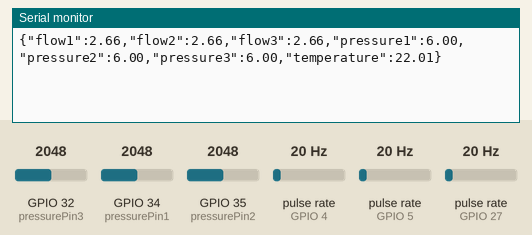
Recording of a sketch running on a simulated ESP32. On the bench: the last lines printed to the serial monitor. Wiring (inferred from the names in the program): 3 × pulse sensor: data GPIO 4 / data GPIO 5 / data GPIO 27. The inputs (shaded band) are chosen by the test bench; at power-on: pulse rate (sensors on GPIO 4, GPIO 5, GPIO 27) 20 Hz, GPIO 32 (pressurePin3) = 2048, GPIO 34 (pressurePin1) = 2048, GPIO 35 (pressurePin2) = 2048.

Above: at 1.2 s.
1.3 s: pulse rate (sensor on GPIO 4) set to 4 Hz
At 2.6 s:
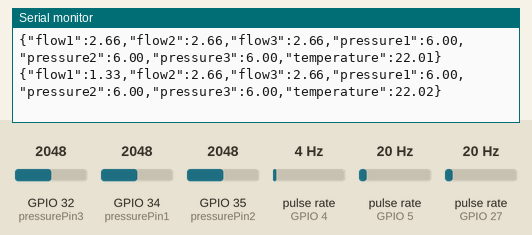
2.8 s: pulse rate (sensor on GPIO 5) set to 4 Hz
At 3.5 s:
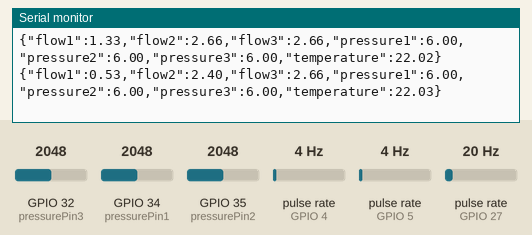
4.3 s: pulse rate (sensor on GPIO 27) set to 4 Hz
At 5.4 s:
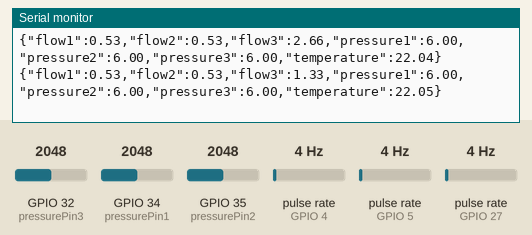
5.8 s: GPIO 32 (pressurePin3) set to 2866
At 6.4 s:
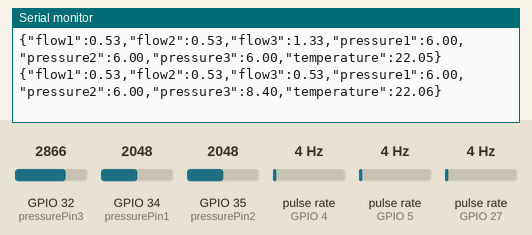
7.3 s: GPIO 34 (pressurePin1) set to 2866
At 8.6 s:
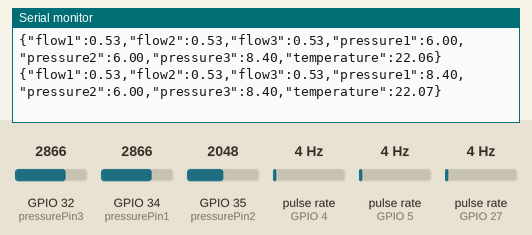
8.8 s: GPIO 35 (pressurePin2) set to 2866
At 9.9 s:
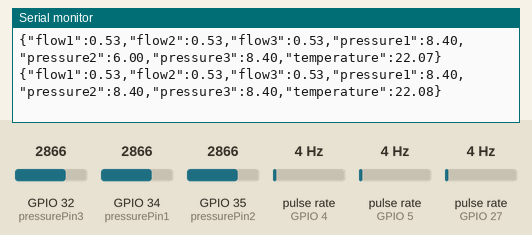
Timing chart, 0 to 11.3 s (numbered marks = the images above; inputs shaded):
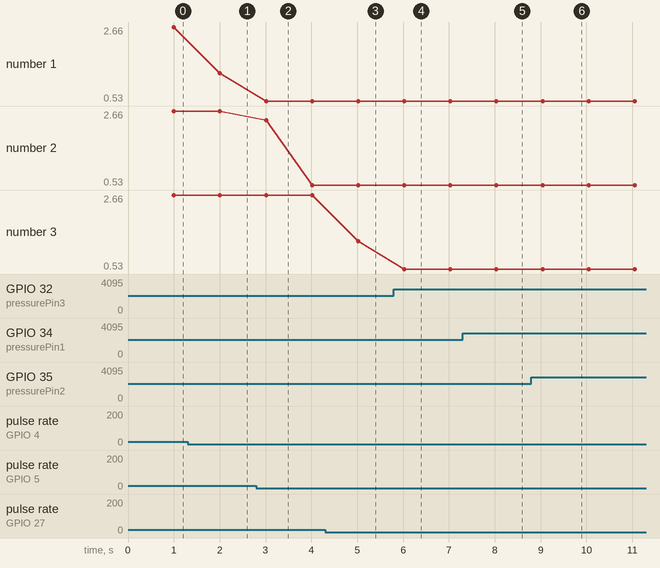

Measured:
- after the input at 1.3 s, the serial monitor: prints a new line after 0.71 s (image 1)
- after the input at 2.8 s, the serial monitor: prints a new line after 0.21 s (image 2)
- after the input at 4.3 s, the serial monitor: prints a new line after 0.72 s (image 3)
- after the input at 5.8 s, the serial monitor: prints a new line after 0.23 s (image 4)
- after the input at 7.3 s, the serial monitor: prints a new line after 0.74 s (image 5)
- after the input at 8.8 s, the serial monitor: prints a new line after 0.24 s (image 6)
- plotted number 1: 2.66 → 1.33 after the input at 1.3 s

The sketch:

test_all_data_flow.ino
```cpp
// ===== FLOW (3 capteurs) =====
volatile int pulse1 = 0;
volatile int pulse2 = 0;
volatile int pulse3 = 0;

float flow1 = 0;
float flow2 = 0;
float flow3 = 0;

// Pins débit
const int flowPin1 = 4;
const int flowPin2 = 5;
const int flowPin3 = 27;


float offset1 = 0; // 1  - 12;
float offset2 = 0; // 1- 12;
float offset3 = 0; // 1- 6.42;


// calibration (adapter selon capteur)
const float calibrationFactor = 7.5;

// ===== PRESSION (3 capteurs) =====
const int pressurePin1 = 34;
const int pressurePin2 = 35;
const int pressurePin3 = 32;

// pression max (adapter)
const float maxPressurePa = 1200000.0;

// ===== TEMPS =====
unsigned long lastTime = 0;

// ===== INTERRUPTS =====
void IRAM_ATTR count1() { pulse1++; }
void IRAM_ATTR count2() { pulse2++; }
void IRAM_ATTR count3() { pulse3++; }

void setup() {
  Serial.begin(115200);

  // débit
  pinMode(flowPin1, INPUT_PULLUP);
  pinMode(flowPin2, INPUT_PULLUP);
  pinMode(flowPin3, INPUT_PULLUP);

  attachInterrupt(digitalPinToInterrupt(flowPin1), count1, FALLING);
  attachInterrupt(digitalPinToInterrupt(flowPin2), count2, FALLING);
  attachInterrupt(digitalPinToInterrupt(flowPin3), count3, FALLING);

  // pression
  pinMode(pressurePin1, INPUT);
  pinMode(pressurePin2, INPUT);
  pinMode(pressurePin3, INPUT);

  lastTime = millis();
}

void loop() {

  if (millis() - lastTime > 1000) {

    noInterrupts();

    int p1 = pulse1;
    int p2 = pulse2;
    int p3 = pulse3;

    pulse1 = 0;
    pulse2 = 0;
    pulse3 = 0;

    interrupts();

    // ===== CALCUL DÉBIT (propre) =====
    float elapsedTime = (millis() - lastTime) / 1000.0;

    flow1 = (p1 / elapsedTime) / calibrationFactor;
    flow2 = (p2 / elapsedTime) / calibrationFactor;
    flow3 = (p3 / elapsedTime) / calibrationFactor;

    // ===== PRESSION =====
    int raw1 = analogRead(pressurePin1);
    int raw2 = analogRead(pressurePin2);
    int raw3 = analogRead(pressurePin3);


float pressure1 = ((raw1 / 4095.0) * maxPressurePa / 100000.0) + offset1; // en bar
float pressure2 = ((raw2 / 4095.0) * maxPressurePa / 100000.0) + offset2;
float pressure3 = ((raw3 / 4095.0) * maxPressurePa / 100000.0) + offset3;

    // ===== TEMPERATURE SIMULÉE =====
    float t = millis() / 1000.0;
    float temperature = 22 + sin(t * 0.1) * 0.1;

    // ===== JSON =====
    Serial.print("{");

    Serial.print("\"flow1\":"); Serial.print(flow1); Serial.print(",");
    Serial.print("\"flow2\":"); Serial.print(flow2); Serial.print(",");
    Serial.print("\"flow3\":"); Serial.print(flow3); Serial.print(",");

    Serial.print("\"pressure1\":"); Serial.print(pressure1); Serial.print(",");
    Serial.print("\"pressure2\":"); Serial.print(pressure2); Serial.print(",");
    Serial.print("\"pressure3\":"); Serial.print(pressure3); Serial.print(",");

    Serial.print("\"temperature\":"); Serial.print(temperature);

    Serial.println("}");

    // DEBUG console

    lastTime = millis();
  }
}
```
